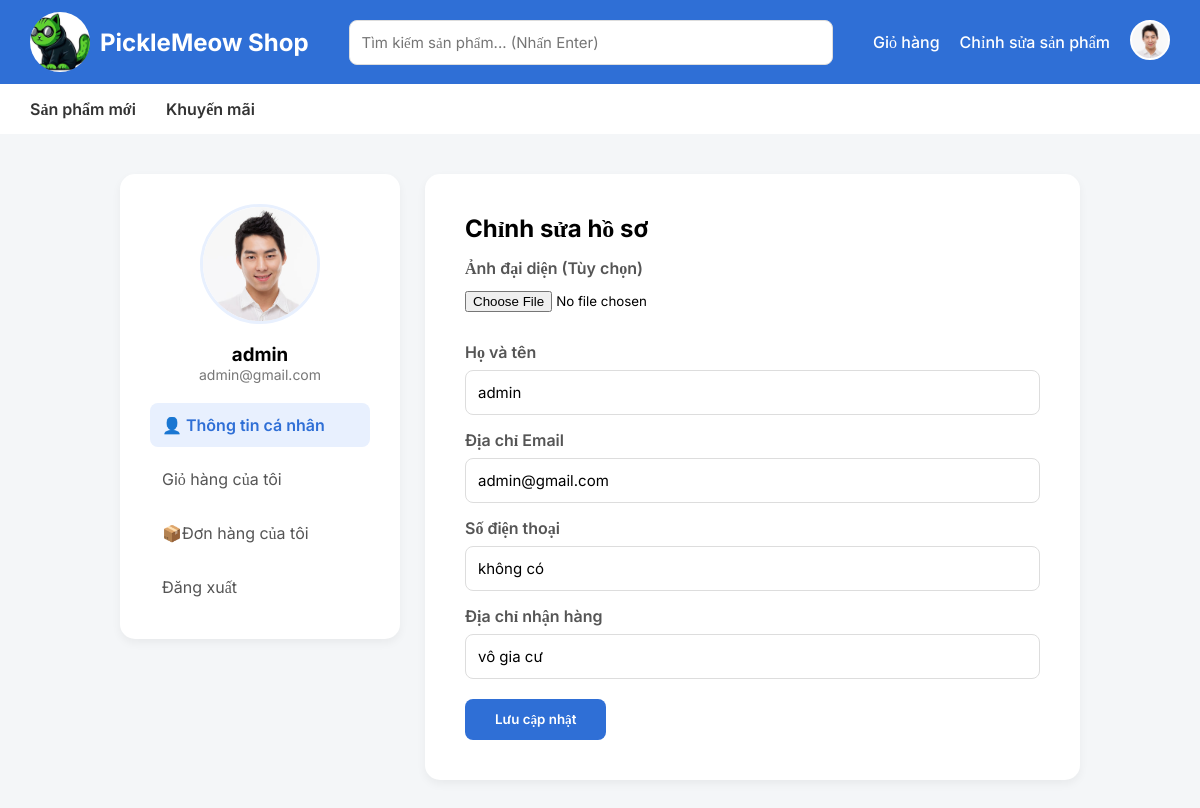
The page /basic_seller_website/pages/user.php (signed in) on the database its author committed.
### tables this page shows
CREATE TABLE users (
  id int(11) NOT NULL,
  fullname varchar(100) NOT NULL,
  email varchar(100) NOT NULL,
  phone varchar(15) DEFAULT NULL,
  address text DEFAULT NULL,
  password varchar(255) NOT NULL,
  role enum('user','admin') DEFAULT 'user',
  created_at timestamp NOT NULL DEFAULT current_timestamp(),
  avatar varchar(255) DEFAULT 'default.png'
);

### basic_seller_website/pages/user.php (the view, shortened to what this page needs)
<?php
require_once __DIR__ . '/../config/db.php';
require_once __DIR__ . '/../includes/header.php';
$user_id = $_SESSION['user_id'];
$stmt = $conn->prepare("SELECT * FROM users WHERE id = ?");
$stmt->execute([$user_id]);
$user = $stmt->fetch();
$display_avatar = !empty($user['avatar']) ? "/basic_seller_web/img/avatars/" . $user['avatar'] : "/basic_seller_web/img/avatars/default.png";
?>
<!DOCTYPE html>
<html lang="vi">
<head>
</head>
<body>
<div class="container">
    <div class="sidebar">
        <img class="avatar" src=" <?php echo $display_avatar; ?>">
        <h3><?php echo htmlspecialchars($user['fullname']); ?></h3>
        <p style="color:#777; font-size:14px;"><?php echo htmlspecialchars($user['email']); ?></p>
        <div style="margin-top:20px;">
            <a href="/basic_seller_web/pages/user.php" class="menu-item active">👤 Thông tin cá nhân</a>
            <a href="/basic_seller_web/pages/cart.php" class="menu-item"> Giỏ hàng của tôi</a>
            <a href="/basic_seller_web/pages/my_orders.php" class="menu-item">📦Đơn hàng của tôi</a>
            <a href="/basic_seller_web/auth/logout.php" class="menu-item">Đăng xuất</a>
        </div>
    </div>
    <div class="content">
        <h2>Chỉnh sửa hồ sơ</h2>
        <form action="user.php" method="POST" enctype="multipart/form-data">
            <label>Ảnh đại diện (Tùy chọn)</label>
            <input type="file" name="avatar" accept="image/png, image/jpeg, image/gif">
            <label>Họ và tên</label>
            <input type="text" name="fullname" value="<?php echo htmlspecialchars($user['fullname']); ?>" required>
            <label>Địa chỉ Email</label>
            <input type="email" name="email" value="<?php echo htmlspecialchars($user['email']); ?>" required>
            <label>Số điện thoại</label>
            <input type="text" name="phone" value="<?php echo htmlspecialchars($user['phone'] ?? ''); ?>">
            <label>Địa chỉ nhận hàng</label>
            <input type="text" name="address" value="<?php echo htmlspecialchars($user['address'] ?? ''); ?>">
            <button type="submit" name="update_profile" class="btn-save">Lưu cập nhật</button>
        </form>
    </div>
</div>
</body>
</html>

### basic_seller_website/includes/header.php (shortened to what this page needs)
<?php
require_once __DIR__ . '/../config/db.php';
$avatar_top = "/basic_seller_web/img/avatars/default.png";
if (isset($_SESSION['user_id'])) {
    $stmt_u = $conn->prepare("SELECT avatar FROM users WHERE id = ?");
    $stmt_u->execute([$_SESSION['user_id']]);
    $current_user = $stmt_u->fetch();
    if ($current_user && !empty($current_user['avatar'])) {
        $avatar_top = "/basic_seller_web/img/avatars/" . $current_user['avatar'];
    }
}
?>
<!DOCTYPE html>
<html lang="vi">
<head>
</head>
<body>
<div class="topbar">
    <a href="/basic_seller_web/index.php" class="logo">
        <img src="/basic_seller_web/img/pickle_meow_logo.png" alt="Logo">
        PickleMeow Shop
    </a>
    <div class="search-box">
        <form action="/basic_seller_web/pages/search.php" method="GET">
            <input type="text" name="q" placeholder="Tìm kiếm sản phẩm... (Nhấn Enter)" required>
        </form>
    </div>
    <div class="header-links">
        <a href="/basic_seller_web/pages/cart.php">Giỏ hàng</a>
        <?php if(isset($_SESSION['user_id'])): ?>
            <?php if(isset($_SESSION['role']) && $_SESSION['role'] === 'admin'): ?>
                <a href="/basic_seller_web/admin/admin.php">Chỉnh sửa sản phẩm</a>
            <?php endif; ?>
            <div class="user-menu">
                <a href="/basic_seller_web/pages/user.php">
                    <img src="<?php echo $avatar_top; ?>" alt="User Avatar" class="avatar-img-top">
                </a>
            </div>
        <?php else: ?>
            <a href="/basic_seller_web/auth/login.php">Đăng nhập</a>
        <?php endif; ?>
    </div>
</div>
<div class="menu">
    <a href="#">Sản phẩm mới</a>
    <a href="/basic_seller_web/pages/sale_off.php">Khuyến mãi</a>
</div>

### basic_seller_website/includes/header.php (style rules this page uses)
* { margin:0;padding:0;box-sizing:border-box;font-family:Inter }
body { background:#f3f5f7 }
.topbar { background:#2f6fd6;padding:12px 30px;display:flex;align-items:center;justify-content:space-between; }
.logo { color: white;text-decoration: none;display: flex;align-items: center;gap: 10px;font-size: 24px;font-weight: bold; }
.logo img { height: 60px;width: 60px;object-fit: cover;border-radius: 50%; }
.search-box { flex:1;margin:0 40px; }
.search-box input { width:100%;padding:10px 15px;border:none;border-radius:20px;outline:none; }
.header-links { display:flex;align-items:center;gap:20px; }
.header-links a { color:white;text-decoration:none;font-weight:500; }
.user-menu { position: relative; display: flex; align-items: center; }
.avatar-img-top { width: 40px; height: 40px; border-radius: 50%; object-fit: cover; border: 2px solid white; cursor: pointer; background: white; }
.menu { background:white;padding:15px 30px;display:flex;gap:30px;font-weight:600; }
.menu a { color:#333;text-decoration:none }

### basic_seller_website/pages/user.php (style rules this page uses)
* { margin:0;padding:0;box-sizing:border-box;font-family:Inter }
body { background:#f4f6f8 }
.container { max-width:1000px; margin:40px auto; display:flex; gap:25px; padding:0 20px; }
.sidebar { width:280px; background:white; border-radius:15px; padding:30px; text-align:center; height:fit-content; box-shadow:0 4px 10px rgba(0,0,0,0.05); }
.avatar { width:120px; height:120px; border-radius:50%; margin-bottom:15px; object-fit:cover; border:3px solid #e8f0fe; }
.menu-item { padding:12px; border-radius:8px; cursor:pointer; color:#555; text-decoration:none; display:block; text-align: left; margin-top:10px;transition: all 0.25s ease; }
.active { background:#e8f0fe; color:#2f6fd6; font-weight:600; }
.content { flex:1; background:white; padding:40px; border-radius:15px; box-shadow:0 4px 10px rgba(0,0,0,0.05); }
label { display:block; margin-bottom:8px; font-weight:600; color:#555; margin-top: 15px; }
input[type="text"], input[type="email"] { width:100%; padding:12px; border:1px solid #ddd; border-radius:8px; font-size:15px; }
input[type="file"] { margin-top:5px; margin-bottom: 15px; }
.btn-save { margin-top:20px; padding:12px 30px; background:#2f6fd6; color:white; border:none; border-radius:8px; cursor:pointer; font-weight:600; }

### rows shown on the page
users: avatar (picture), fullname "admin", email "admin@gmail.com", phone "không có", address "vô gia cư"
